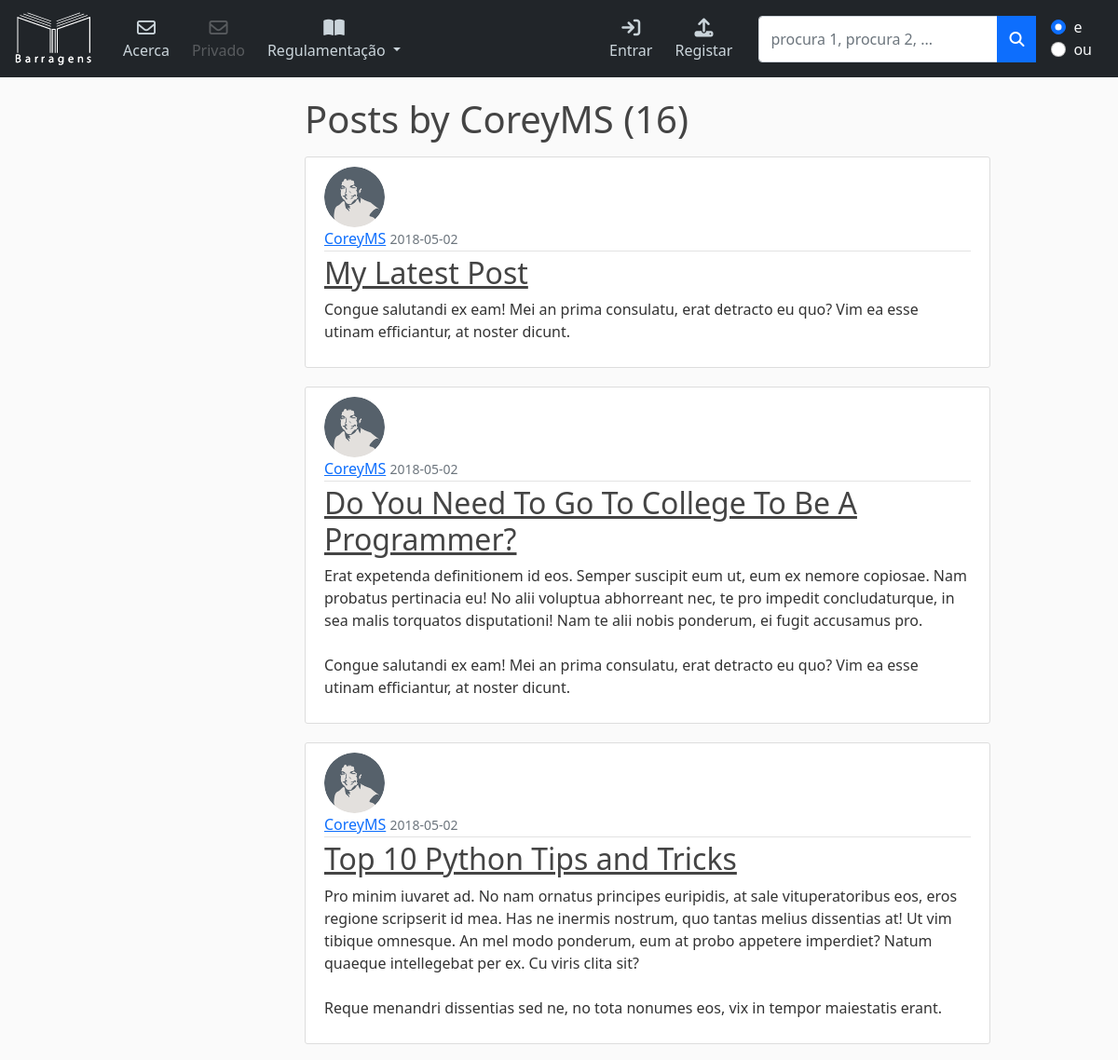
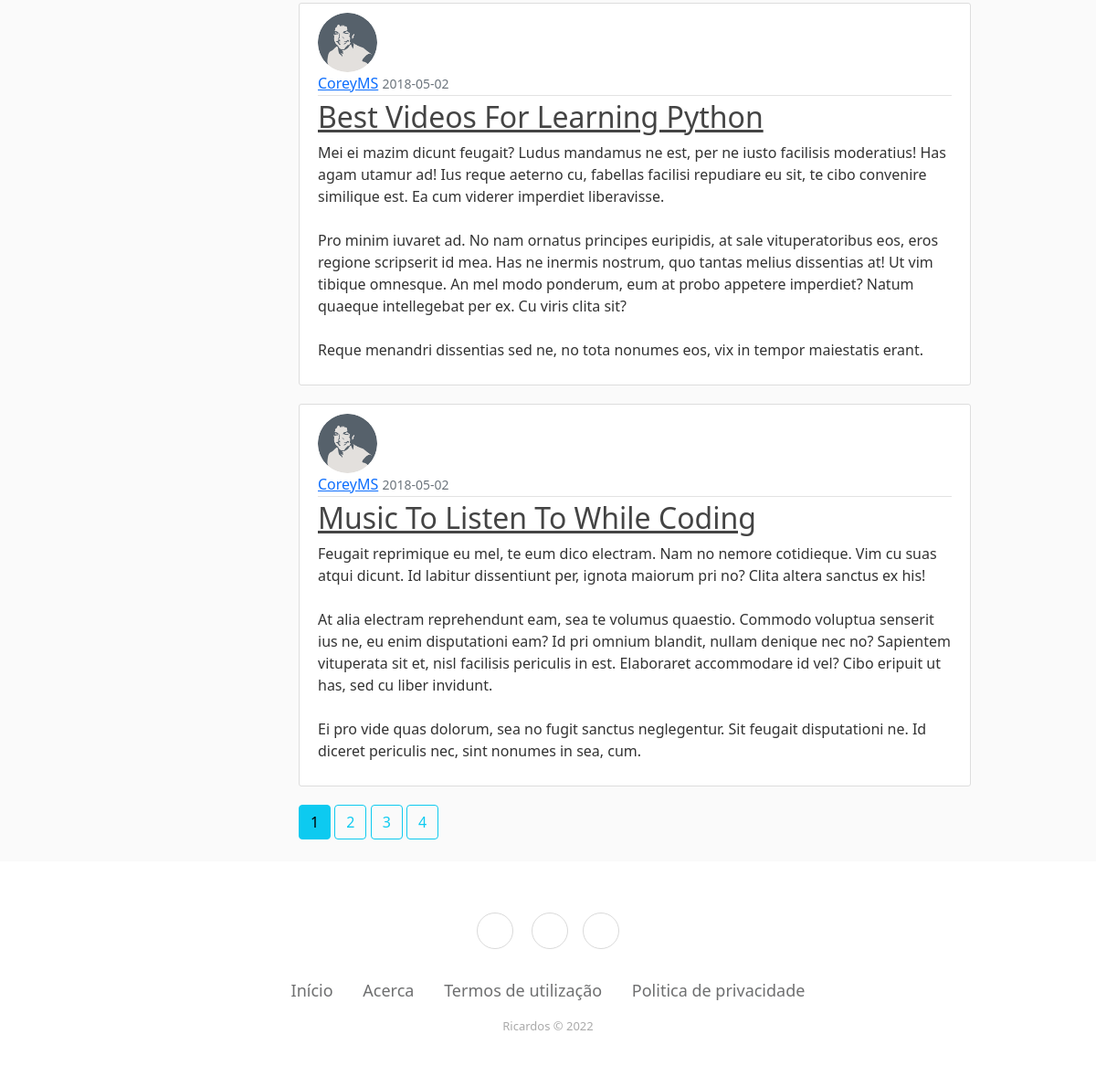
The app's page /user/CoreyMS with its own data (2 pictures, top to bottom).
### rsbweb/models.py (models this page shows, shortened)
class User(db.Model, UserMixin):
    id = db.Column(db.Integer, primary_key=True)
    username = db.Column(db.String(20), unique=True, nullable=False)
    email = db.Column(db.String(120), unique=True, nullable=False)
    image_file = db.Column(db.String(20), nullable=False, default='default.jpg')
    password = db.Column(db.String(60), nullable=False)
    posts = db.relationship('Post', backref='author', lazy=True)

class Post(db.Model):
    id = db.Column(db.Integer, primary_key=True)
    title = db.Column(db.String(100), nullable=False)
    date_posted = db.Column(db.DateTime, nullable=False, default=datetime.utcnow)
    content = db.Column(db.Text, nullable=False)
    user_id = db.Column(db.Integer, db.ForeignKey('user.id'), nullable=False)

### rsbweb/users/routes.py (the view)
@users.route("/user/<string:username>")
def user_posts(username):
    page = request.args.get('page', 1, type=int)
    user = User.query.filter_by(username=username).first_or_404()
    posts = Post.query.filter_by(author=user)\
        .order_by(Post.date_posted.desc())\
        .paginate(page=page, per_page=5)
    return render_template('user_posts.html', posts=posts, user=user)

### rsbweb/templates/user_posts.html
{% extends "layout.html" %}
{% block col_central %}
    <h1 class="mb-3">Posts by {{ user.username }} ({{ posts.total }})</h1>
    {% for post in posts.items %}
        <article class="media content-section">
          <img class="rounded-circle article-img" src="{{ url_for('static', filename='profile_pics/' + post.author.image_file) }}">
          <div class="media-body">
            <div class="article-metadata">
              <a class="mr-2" href="{{ url_for('users.user_posts', username=post.author.username) }}">{{ post.author.username }}</a>
              <small class="text-muted">{{ post.date_posted.strftime('%Y-%m-%d') }}</small>
            </div>
            <h2><a class="article-title" href="{{ url_for('posts.post', post_id=post.id) }}">{{ post.title }}</a></h2>
            <p class="article-content">{{ post.content }}</p>
          </div>
        </article>
    {% endfor %}
    {% for page_num in posts.iter_pages(left_edge=1, right_edge=1, left_current=1, right_current=2) %}
      {% if page_num %}
        {% if posts.page == page_num %}
          <a class="btn btn-info mb-4" href="{{ url_for('users.user_posts', username=user.username, page=page_num) }}">{{ page_num }}</a>
        {% else %}
          <a class="btn btn-outline-info mb-4" href="{{ url_for('users.user_posts', username=user.username, page=page_num) }}">{{ page_num }}</a>
        {% endif %}
      {% else %}
        ...
      {% endif %}
    {% endfor %}
{% endblock %}

### rsbweb/templates/layout.html (shortened to what this page needs)
<!DOCTYPE html>
<html>
<head>
    <link href="https://cdn.jsdelivr.net/npm/bootstrap@5.0.2/dist/css/bootstrap.min.css" rel="stylesheet"
>
    <link rel="stylesheet" type="text/css" href="{{ url_for('static', filename='main.css') }}">
    <link rel="stylesheet" href="https://cdnjs.cloudflare.com/ajax/libs/jstree/3.2.1/themes/default/style.min.css"/>
    <link rel="stylesheet" href="https://cdnjs.cloudflare.com/ajax/libs/ionicons/2.0.1/css/ionicons.min.css">
</head>
<body>
<header class="site-header">
    <nav class="navbar navbar-expand-lg navbar-dark bg-dark fixed-top">
        <div class="container-fluid">
            <a class="navbar-brand" href="{{ url_for('main.home') }}"><img src="../static/images/logo_reg.png"
            ></a>
            <div class="collapse navbar-collapse" id="navbarSupportedContent">
                <ul class="navbar-nav me-auto d-flex flex-row mt-3 mt-lg-0">
                    <li class="nav-item text-center mx-2 mx-lg-1">
                        <a class="nav-link" href="{{ url_for('main.about') }}">
                            <div>
                                <i class="far fa-envelope fa-lg mb-1"></i>
                            </div>
                            Acerca
                        </a>
                    </li>
                    <li class="nav-item text-center mx-2 mx-lg-1">
                        <a class="nav-link disabled" aria-disabled="true" href="#!">
                            <div>
                                <i class="far fa-envelope fa-lg mb-1"></i>
                            </div>
                            Privado
                        </a>
                    </li>
                    <li class="nav-item dropdown text-center mx-2 mx-lg-1">
                        <a class="nav-link dropdown-toggle" href="#" id="navbarDropdown" role="button"
                           data-bs-toggle="dropdown"
                           aria-expanded="false">
                            <div>
                                <i class="fa-solid fa-book-open fa-lg mb-1"></i>
                            </div>
                            Regulamentação
                        </a>
                    </li>
                </ul>
                <ul class="navbar-nav ms-auto d-flex flex-row mt-3 mt-lg-0">
                    {% if current_user.is_authenticated %}
                        <li class="nav-item text-center mx-2 mx-lg-1">
                            <a class="nav-link" href="{{ url_for('users.account') }}">
                                <div>
                                    <i class="fa-solid fa-circle-user fa-lg mb-1"></i>
                                </div>
                                Conta
                            </a>
                        </li>
                        <li class="nav-item text-center mx-2 mx-lg-1">
                            <a class="nav-link" href="{{ url_for('users.logout') }}">
                                <div>
                                    <i class="fa-solid fa-arrow-right-to-bracket fa-rotate-180 fa-lg mb-1"></i>
                                </div>
                                Sair
                            </a>
                        </li>
                    {% else %}
                        <li class="nav-item text-center mx-2 mx-lg-1">
                            <a class="nav-link" href="{{ url_for('users.login') }}">
                                <div>
                                    <i class="fa-solid fa-arrow-right-to-bracket fa-lg mb-1"></i>
                                </div>
                                Entrar
                            </a>
                        </li>
                        <li class="nav-item text-center mx-2 mx-lg-1">
                            <a class="nav-link" href="{{ url_for('users.register') }}">
                                <div>
                                    <i class="fa-solid fa-upload fa-lg "></i></div>
                                Registar
                            </a>
                        </li>
                    {% endif %}
                </ul>
                <form class="d-flex input-group w-auto ms-lg-3 my-3 my-lg-0">
                    <input id='search' type="search" class="form-control" placeholder="procura 1, procura 2, ..."
                           aria-label="Search"/>
                    <button id='search_btn' class="btn btn-primary" type="button" data-mdb-ripple-color="dark">
                        <i class="fa-solid fa-magnifying-glass"></i>
                    </button>
                    <div class="form-check mx-3">
                        <input id="rd_search_and" class="form-check-input" type="radio" name="exampleRadios" value="e"
                               checked>
                        <label class="form-check-label text-light" for="rd_search_and">
                            e
                        </label> <br>
                        <input id="rd_search_or" class="form-check-input" type="radio" name="exampleRadios" value="ou">
                        <label class="form-check-label text-light" for="rd_search_or">
                            ou
                        </label>
                    </div>
                </form>
            </div>
        </div>
    </nav>
</header>
<main role="main" class="container content pt-4">
    <div class="row">
        <div class="col-lg-3">
        </div>
        <div class="col-lg-8">
            {% block col_central %}{% endblock %}
        </div>
        <div class="col-lg-1">
        </div>
    </div>
</main>
<div class="footer footer-basic">
    <footer class="footer mt-auto py-3">
        <div class="social"><a href="https://github.com/Ricardosgeral"></a>
            <a href="https://twitter.com/GoldDetox"></a><a
                    href="https://www.instagram.com/rthinkspics/"></a></div>
        <ul class="list-inline">
            <li class="list-inline-item"><a href="{{ url_for('main.home') }}">Início</a></li>
            <li class="list-inline-item"><a href="{{ url_for('main.about') }}">Acerca</a></li>
            <li class="list-inline-item"><a href="#">Termos de utilização</a></li>
            <li class="list-inline-item"><a href="#">Politica de privacidade</a></li>
        </ul>
        <p class="copyright">Ricardos © 2022</p>
    </footer>
</div>
</body>
</html>

### rsbweb/static/main.css (style rules this page uses)
body { background: #fafafa; color: #333333; margin-top: 5rem; display: flex; flex-direction: column; }
html, body { height: 100%; }
.content { flex: 1 0 auto; }
.footer { flex-shrink: 0; }
h1, h2, h3, h4, h5, h6 { color: #444444; }
.site-header .navbar-nav .nav-link { color: #cbd5db; }
.content-section { background: #ffffff; padding: 10px 20px; border: 1px solid #dddddd; border-radius: 3px; margin-bottom: 20px; }
.article-title { color: #444444; }
.article-content { white-space: pre-line; }
.article-img { height: 65px; width: 65px; margin-right: 16px; }
.article-metadata { padding-bottom: 1px; margin-bottom: 4px; border-bottom: 1px solid #e3e3e3 }
.footer-basic { padding:40px 0; background-color:#ffffff; color:#4b4c4d; }
.footer-basic ul { padding:0; list-style:none; text-align:center; font-size:18px; line-height:1.6; margin-bottom:0; }
.footer-basic li { padding:0 10px; }
.footer-basic ul a { color:inherit; text-decoration:none; opacity:0.8; }
.footer-basic .social { text-align:center; padding-bottom:25px; }
.footer-basic .social > a { font-size:24px; width:40px; height:40px; line-height:40px; display:inline-block; text-align:center; border-radius:50%; border:1px solid #ccc; margin:0 8px; color:inherit; opacity:0.75; }
.footer-basic .copyright { margin-top:15px; text-align:center; font-size:13px; color:#aaa; margin-bottom:0; }

### records on screen
User: username "CoreyMS"
Post: image_file (picture), author.username "CoreyMS", date_posted "2018-05-02", title "My Latest Post", content "Congue salutandi ex eam! Mei an prima consulatu, erat detracto eu quo? Vim ea esse utinam efficiantur, at noster dicunt."
Post: image_file (picture), author.username "CoreyMS", date_posted "2018-05-02", title "Do You Need To Go To College To Be A Programmer?", content "Erat expetenda definitionem id eos. Semper suscipit eum ut, eum ex nemore copiosae. Nam probatus pertinacia eu! No alii voluptua abhorreant nec, te pro impedit concludaturque, in sea malis torquatos disputationi! Nam te alii nobis ponderum, ei fugit accusamus pro. Congue salutandi ex eam! Mei an prima consulatu, erat detracto eu quo? Vim ea esse utinam efficiantur, at noster dicunt."
Post: image_file (picture), author.username "CoreyMS", date_posted "2018-05-02", title "Top 10 Python Tips and Tricks", content "Pro minim iuvaret ad. No nam ornatus principes euripidis, at sale vituperatoribus eos, eros regione scripserit id mea. Has ne inermis nostrum, quo tantas melius dissentias at! Ut vim tibique omnesque. An mel modo ponderum, eum at probo appetere imperdiet? Natum quaeque intellegebat per ex. Cu viris clita sit? Reque menandri dissentias sed ne, no tota nonumes eos, vix in tempor maiestatis erant."
Post: image_file (picture), author.username "CoreyMS", date_posted "2018-05-02", title "Best Videos For Learning Python", content "Mei ei mazim dicunt feugait? Ludus mandamus ne est, per ne iusto facilisis moderatius! Has agam utamur ad! Ius reque aeterno cu, fabellas facilisi repudiare eu sit, te cibo convenire similique est. Ea cum viderer imperdiet liberavisse. Pro minim iuvaret ad. No nam ornatus principes euripidis, at sale vituperatoribus eos, eros regione scripserit id mea. Has ne inermis nostrum, quo tantas melius dissentias at! Ut vim tibique omnesque. An mel modo ponderum, eum at probo appetere imperdiet? Natum quaeque intellegebat per ex. Cu viris clita sit? Reque menandri dissentias sed ne, no tota nonumes eos, vix in tempor maiestatis erant."
Post: image_file (picture), author.username "CoreyMS", date_posted "2018-05-02", title "Music To Listen To While Coding", content "Feugait reprimique eu mel, te eum dico electram. Nam no nemore cotidieque. Vim cu suas atqui dicunt. Id labitur dissentiunt per, ignota maiorum pri no? Clita altera sanctus ex his! At alia electram reprehendunt eam, sea te volumus quaestio. Commodo voluptua senserit ius ne, eu enim disputationi eam? Id pri omnium blandit, nullam denique nec no? Sapientem vituperata sit et, nisl facilisis periculis in est. Elaboraret accommodare id vel? Cibo eripuit ut has, sed cu liber invidunt. Ei pro vide quas dolorum, sea no fugit sanctus neglegentur. Sit feugait disputationi ne. Id diceret periculis nec, sint nonumes in sea, cum."

### other values on screen
{{ posts.total }} "16"
{{ page_num }} "1"
{{ page_num }} "2" "3" "4"
